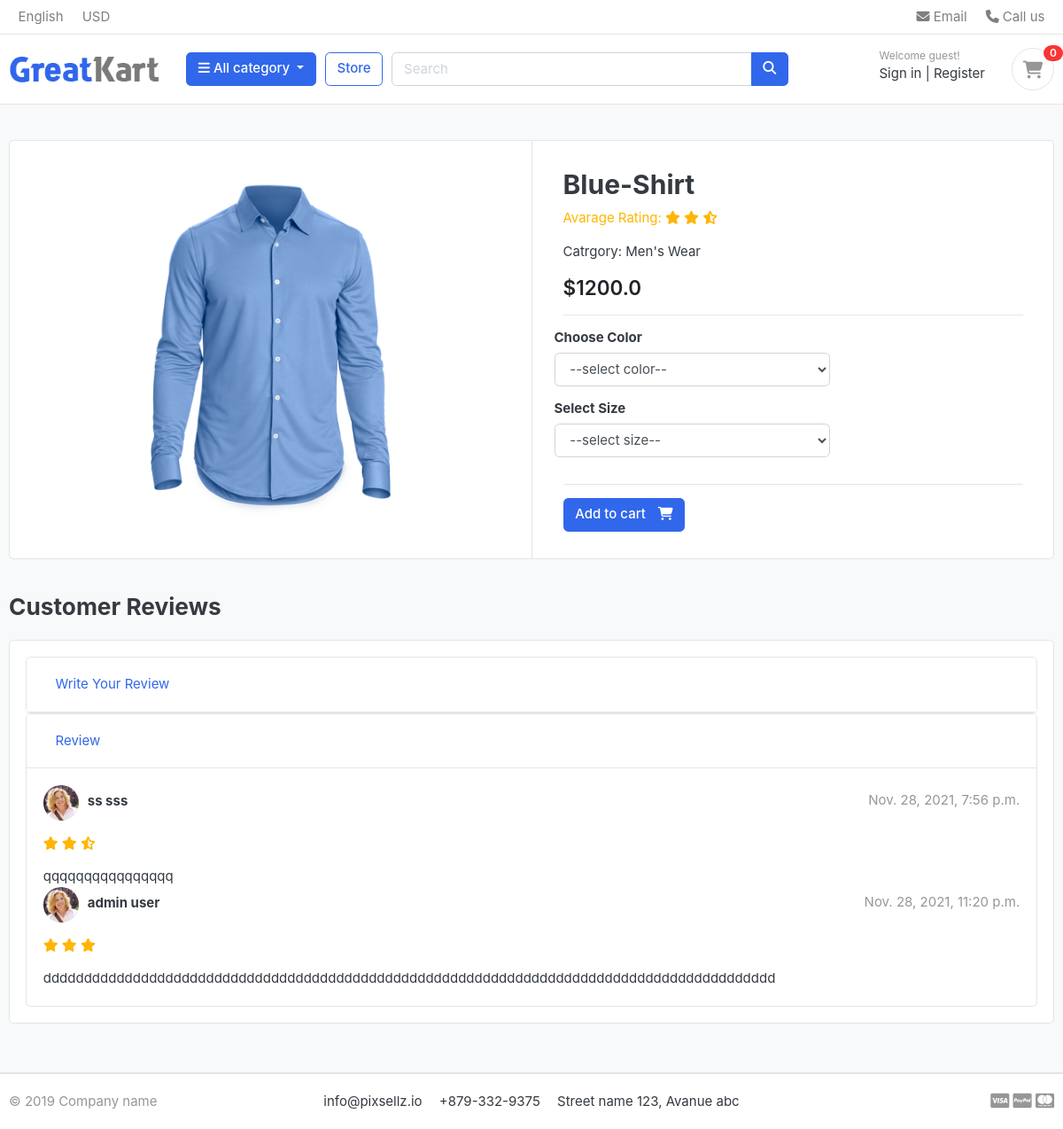
Page /store/product-details/mens-wear/blue-shirt/ on the committed database.
### store/models.py (models this page shows, shortened)
class Product(models.Model):
    product_name = models.CharField(max_length=200, unique=True)
    slug = models.SlugField(max_length=200, unique=True)
    description = models.TextField(max_length=1200, blank=True)
    price = models.FloatField()
    images = models.ImageField(upload_to='photos/products')
    stock = models.IntegerField()
    is_available = models.BooleanField(default=True)
    category = models.ForeignKey(Category, on_delete=models.CASCADE, related_name='category')
    created_at = models.DateTimeField(auto_now_add=True)
    updated_at = models.DateTimeField(auto_now=True)
    def __str__(self):
        return self.product_name
    def avarageReview(self):
        reviews = ReviewRating.objects.filter(product=self, status=True).aggregate(average=Avg('rating'))
        avg = 0
        if reviews['average'] is not None:
            avg = float(reviews['average'])
            return avg

class ReviewRating(models.Model):
    product = models.ForeignKey(Product, on_delete=models.CASCADE)
    user = models.ForeignKey(Account, on_delete=models.CASCADE)
    subject = models.CharField(max_length=100, blank=True)
    review = models.TextField(max_length=1200, blank=True)
    rating = models.FloatField(default=0.00)
    ip = models.CharField(max_length=20, blank=True)
    status = models.BooleanField(default=True)
    created_at = models.DateTimeField(auto_now_add=True)
    updated_at = models.DateTimeField(auto_now=True)

### category/models.py (models this page shows, shortened)
class Category(models.Model):
    category_name = models.CharField(max_length=50, unique=True)
    slug = models.SlugField(max_length=264, unique=True)
    description = models.TextField(max_length=1200, blank=True)
    category_image = models.ImageField(upload_to='images/category', blank=True)
    created_at = models.DateTimeField(auto_now_add=True)
    updated_at = models.DateTimeField(auto_now=True)
    is_active = models.BooleanField(default=True)
    class Meta:
        verbose_name = 'category'
        verbose_name_plural = 'caregories'
    def get_url(self):
        return reverse('store:products_by_category', args=[self.slug])

### account/models.py (models this page shows, shortened)
class Account(AbstractBaseUser):
    first_name = models.CharField(max_length=50)
    last_name = models.CharField(max_length=50)
    username = models.CharField(max_length=50, unique=True)
    email = models.EmailField(max_length=100, unique=True)
    phone_number = models.CharField(max_length=50)
    date_joined = models.DateTimeField(auto_now_add=True)
    last_login = models.DateTimeField(auto_now_add=True)
    is_admin = models.BooleanField(default=False)
    is_staff = models.BooleanField(default=False)
    is_active = models.BooleanField(default=False)
    is_superadmin = models.BooleanField(default=False)
    USERNAME_FIELD = 'email'
    REQUIRED_FIELDS = ['username', 'first_name', 'last_name']
    objects = MyAccountManager()
    def full_name(self):
        return f'{self.first_name} {self.last_name}'

### store/views.py (the view)
# urls.py: path('product-details/<slug:category_slug>/<slug:product_slug>/', views.product_detail, name='product_detail'),
def product_detail(request, category_slug=None, product_slug=None):
    try:
        single_product = Product.objects.get(category__slug=category_slug, slug=product_slug)
        print(single_product.avarageReview)
        in_cart = CartItem.objects.filter(cart__cart_id=_cart_id(request), product=single_product).exists()
    except Exception as e:
        raise e
    if request.user.is_authenticated:
        try:
            order_product = OrderProduct.objects.filter(user=request.user, product_id=single_product).exists()
        except order_product.DoesNotExist:
            order_product = None
    else:
        order_product = None
    reviews = ReviewRating.objects.filter(product_id=single_product.id, status=True)
    context = {
        'single_product': single_product,
        'in_cart': in_cart,
        'order_product': order_product,
        'reviews': reviews,
    }
    return render(request, 'store/product_detail.html', context)

### cart/context_processors.py (called while the page is built)
def counter(request):
    cart_count = 0
    if 'admin' in request.path:
        return {}
    else:
        try:
            cart = Cart.objects.filter(cart_id=_cart_id(request))
            if request.user.is_authenticated:
                cart_items = CartItem.objects.all().filter(user=request.user)
            else:
                cart_items = CartItem.objects.all().filter(cart=cart[:1])
            for cart_item in cart_items:
                cart_count += cart_item.quantity
        except Cart.DoesNotExist:
            cart_count = 0
    return dict(cart_count=cart_count)

### cart/views.py (called while the page is built)
def _cart_id(request):
    cart = request.session.session_key
    if not cart:
        request.session.create()  # it does not return anything. that is why `cart = request.session.create()` will not work
        cart = request.session.session_key
    return cart  # Ultimately return cart

### category/context_processors.py (called while the page is built)
def manu_links(request):
    links = Category.objects.all().filter(is_active=True)
    return dict(links=links)

### store/models.py (called while the page is built)
    def colors(self):
        return super(VariationManager, self).filter(variation_category='color', is_active=True)

    def sizes(self):
        return super(VariationManager, self).filter(variation_category='size', is_active=True)

### templates/store/product_detail.html (shortened to what this page needs)
{% extends 'base.html' %}
{% load static %}
{% block body_block%}
<section class="section-content padding-y bg">
    <div class="container">
        <div class="card">
            <div class="row no-gutters">
                <aside class="col-md-6">
                    <article class="gallery-wrap">
                        <div class="img-big-wrap">
                            <a href="#"><img src="{{ single_product.images.url }}"></a>
                        </div>
                    </article>
                </aside>
                <main class="col-md-6 border-left">
                    <form action="{% url 'cart:add_cart' single_product.id %}" method="POST">
                        <article class="content-body">
                            <h2 class="title">{{ single_product.product_name }}</h2>
                            <p class="rating-star"><span>Avarage Rating:</span>
                                            <i class="fa fa-star{% if single_product.avarageReview < 0.5 %}-alt{% elif single_product.avarageReview >= 0.5 and single_product.avarageReview < 1 %}-half-alt {% endif %}" aria-hidden="true"></i>
                                            <i class="fa fa-star{% if single_product.avarageReview < 1.5 %}-alt{% elif single_product.avarageReview >= 1.5 and single_product.avarageReview < 2 %}-half-alt {% endif %}" aria-hidden="true"></i>
                                            <i class="fa fa-star{% if single_product.avarageReview < 2.5 %}-alt{% elif single_product.avarageReview >= 2.5 and single_product.avarageReview < 3 %}-half-alt {% endif %}" aria-hidden="true"></i>
                                        </p>
                            <p><span>Catrgory:</span> {{single_product.category.category_name}}</p>
                            <div class="mb-3">
                                <var class="price h4">${{ single_product.price }}</var>
                            </div>
                            <hr>
                            <div class="row">
                                <div class="item-option-select">
                                    <h6>Choose Color</h6>
                                    <select name="color" class="form-control" required>
                                        <option value="" disabled selected>--select color--</option>
                                    </select>
                                </div>
                            </div>
                            <div class="row">
                                <div class="item-option-select">
                                    <h6>Select Size</h6>
                                    <select name="size" class="form-control" required>
                                        <option value="" disabled selected>--select size--</option>
                                    </select>
                                </div>
                            </div>
                            <hr>
                            {% if single_product.stock <= 0 %}
                            <h5 class="text-danger">Out of Stock</h5>
                            {% else %}
                            <button type="submit" class="btn  btn-primary"><span class="text">Add to cart</span> <i
                                    class="fas fa-shopping-cart"></i></button>
                            {% endif %}
                        </article>
                    </form>
                </main>
            </div>
        </div>
        <br>
        <div class="row">
            <div class="col-md-12">
                <header class="section-heading">
                    <h3>Customer Reviews </h3>
                </header>
                <article class="box mb-3">
                    <div id="accordion">
                        <div class="card">
                            <div class="card-header" id="headingOne">
                                <h5 class="mb-0">
                                    <button class="btn btn-link" data-toggle="collapse" data-target="#collapseOne"
                                            aria-expanded="true" aria-controls="collapseOne">
                                        Write Your Review
                                    </button>
                                </h5>
                            </div>
                        </div>
                        <div class="card">
                            <div class="card-header" id="headingTwo">
                                <h5 class="mb-0">
                                    <button class="btn btn-link collapsed" data-toggle="collapse"
                                            data-target="#collapseTwo" aria-expanded="false"
                                            aria-controls="collapseTwo">
                                        Review
                                    </button>
                                </h5>
                            </div>
                            <div id="collapseTwo" class="collapse show" aria-labelledby="headingTwo"
                                 data-parent="#accordion">
                                <div class="card-body">
                                    {% for item in reviews %}
                                    <div class="icontext w-100">
                                        <img src="./images/avatars/avatar1.jpg" class="img-xs icon rounded-circle">
                                        <div class="text">
                                            <span class="date text-muted float-md-right">{{ item.created_at }} </span>
                                            <h6 class="mb-1">{{ item.user.full_name}} </h6>
                                        </div>
                                    </div>
                                    <div class="mt-3">
                                        <p class="rating-star">
                                            <i class="fa fa-star{% if item.rating == 0.5 %}-half-alt{% elif item.rating < 1 %}-alt {% endif %}" aria-hidden="true"></i>
                                            <i class="fa fa-star{% if item.rating == 1.5 %}-half-alt{% elif item.rating < 2 %}-alt {% endif %}" aria-hidden="true"></i>
                                            <i class="fa fa-star{% if item.rating == 2.5 %}-half-alt{% elif item.rating < 3 %}-alt {% endif %}" aria-hidden="true"></i>
                                        </p>
                                        <p>
                                            {{ item.review }}
                                        </p>
                                    </div>
                                    {% endfor %}
                                </div>
                            </div>
                        </div>
                    </div>
                </article>
            </div>
        </div>
    </div>
</section>
{% endblock %}

### static/front/css/ui.css (style rules this page uses)
html { font-family: "Inter", sans-serif; font-size: 15px; }
.content-body { flex: 1 1 auto; padding: 2rem 2.3rem; }
.img-xs, .img-sm, .img-md, .img-lg { -o-object-fit: cover; object-fit: cover; flex-shrink: 0; flex-grow: 0; }
.img-xs { width: 40px; height: 40px; }
.padding-y { padding-top: 40px; padding-bottom: 40px; }
var { font-style: normal; }
article:after, .form-group:after { display: block; clear: both; content: ""; }
.bg { background-color: #f8f9fa; }
.section-heading { margin-bottom: 20px; margin-top: 15px; }
p:last-child { margin-bottom: 0; }
.btn .text + i { margin-left: 10px; }
.icontext { display: inline-flex; align-items: center; vertical-align: middle; }
.icontext .text { width: 100%; line-height: 1.2; }
.icontext .icon { position: relative; margin-right: 10px; flex-shrink: 0; flex-grow: 0; }
.price { font-weight: 600; color: #212529; }
.box { padding: 18px; background: #fff; border-radius: 0.37rem; border: 1px solid #e4e4e4; }
.box img { max-width: 100%; }
.gallery-wrap .img-big-wrap { margin-bottom: 10px; border-radius: 0.37rem; overflow: hidden; background-color: #fff; }
.gallery-wrap .img-big-wrap a { text-align: center; display: block; }
.gallery-wrap .img-big-wrap img { height: 450px; width: auto; display: inline-block; }
.item-option-select { margin-bottom: 1rem; display: inline-block; margin-right: 15px; }

### static/front/css/custom.css (style rules this page uses)
.rating-star { color: #ffb503 !important }

### rows in the picture
Product: images (picture), product_name "Blue-Shirt", category.category_name "Men's Wear", price "1200.0"
ReviewRating: created_at "Nov. 28, 2021, 7:56 p.m.", user.full_name "ss sss", rating 2.5 (drawn), review "qqqqqqqqqqqqqqqq"
ReviewRating: created_at "Nov. 28, 2021, 11:20 p.m.", user.full_name "admin user", rating 3 (drawn), review "dddddddddddddddddddddddddddddddddddddddddddddddddddddddddddddddddddddddddddddddddddddddddd"

### other values in the picture
{{ cart_count }} "0"
